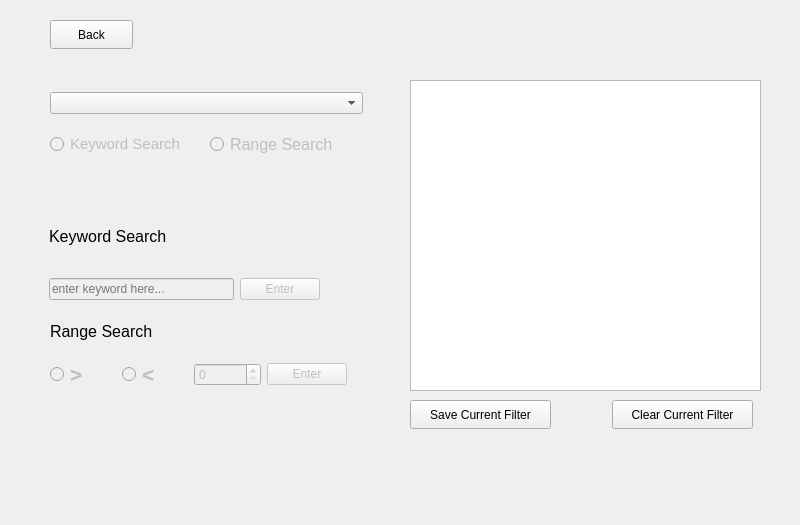
<?xml version="1.0" encoding="UTF-8"?>
<ui version="4.0">
 <class>MainWindow</class>
 <widget class="QMainWindow" name="MainWindow">
  <property name="geometry">
   <rect>
    <x>0</x>
    <y>0</y>
    <width>800</width>
    <height>525</height>
   </rect>
  </property>
  <property name="sizePolicy">
   <sizepolicy hsizetype="Fixed" vsizetype="Fixed">
    <horstretch>0</horstretch>
    <verstretch>0</verstretch>
   </sizepolicy>
  </property>
  <property name="windowTitle">
   <string>MainWindow</string>
  </property>
  <widget class="QWidget" name="centralwidget">
   <widget class="QStackedWidget" name="stackedWidget">
    <property name="geometry">
     <rect>
      <x>0</x>
      <y>0</y>
      <width>800</width>
      <height>525</height>
     </rect>
    </property>
    <property name="currentIndex">
     <number>2</number>
    </property>
    <widget class="QWidget" name="Home">
     <widget class="QWidget" name="horizontalLayoutWidget_2">
      <property name="geometry">
       <rect>
        <x>30</x>
        <y>90</y>
        <width>741</width>
        <height>341</height>
       </rect>
      </property>
      <layout class="QHBoxLayout" name="horizontalLayout_2">
       <item>
        <widget class="QPlainTextEdit" name="plainTextEdit"/>
       </item>
       <item>
        <widget class="QPlainTextEdit" name="plainTextEdit_2"/>
       </item>
      </layout>
     </widget>
     <widget class="QPushButton" name="pushButton_FilterHistory">
      <property name="geometry">
       <rect>
        <x>630</x>
        <y>32</y>
        <width>140</width>
        <height>24</height>
       </rect>
      </property>
      <property name="text">
       <string>Filter History</string>
      </property>
     </widget>
     <widget class="QPushButton" name="pushButton_SpeadsheetProperties">
      <property name="enabled">
       <bool>true</bool>
      </property>
      <property name="geometry">
       <rect>
        <x>31</x>
        <y>32</y>
        <width>140</width>
        <height>24</height>
       </rect>
      </property>
      <property name="sizePolicy">
       <sizepolicy hsizetype="Minimum" vsizetype="Fixed">
        <horstretch>0</horstretch>
        <verstretch>0</verstretch>
       </sizepolicy>
      </property>
      <property name="minimumSize">
       <size>
        <width>0</width>
        <height>0</height>
       </size>
      </property>
      <property name="text">
       <string>Speadsheet Properties</string>
      </property>
     </widget>
     <widget class="QPushButton" name="pushButton_CreateFilters">
      <property name="geometry">
       <rect>
        <x>331</x>
        <y>33</y>
        <width>140</width>
        <height>24</height>
       </rect>
      </property>
      <property name="text">
       <string>Create Filter</string>
      </property>
     </widget>
    </widget>
    <widget class="QWidget" name="SpreadsheetProperties">
     <widget class="QTableView" name="table_spreadsheet">
      <property name="geometry">
       <rect>
        <x>30</x>
        <y>70</y>
        <width>741</width>
        <height>401</height>
       </rect>
      </property>
     </widget>
     <widget class="QLabel" name="label_rowCount">
      <property name="geometry">
       <rect>
        <x>30</x>
        <y>30</y>
        <width>91</width>
        <height>20</height>
       </rect>
      </property>
      <property name="text">
       <string>Row Count: </string>
      </property>
     </widget>
     <widget class="QLabel" name="label_colCount">
      <property name="geometry">
       <rect>
        <x>140</x>
        <y>30</y>
        <width>91</width>
        <height>20</height>
       </rect>
      </property>
      <property name="text">
       <string>Col Count: </string>
      </property>
     </widget>
     <widget class="QPushButton" name="pushButton_BackToHome">
      <property name="geometry">
       <rect>
        <x>680</x>
        <y>20</y>
        <width>83</width>
        <height>29</height>
       </rect>
      </property>
      <property name="text">
       <string>Back</string>
      </property>
     </widget>
    </widget>
    <widget class="QWidget" name="CreateFilters">
     <widget class="QWidget" name="verticalLayoutWidget_2">
      <property name="geometry">
       <rect>
        <x>49</x>
        <y>200</y>
        <width>271</width>
        <height>100</height>
       </rect>
      </property>
      <layout class="QVBoxLayout" name="verticalLayout_11">
       <item>
        <widget class="QLabel" name="label_KeywordSearch">
         <property name="font">
          <font>
           <pointsize>12</pointsize>
           <bold>false</bold>
          </font>
         </property>
         <property name="text">
          <string>Keyword Search</string>
         </property>
         <property name="alignment">
          <set>Qt::AlignLeading|Qt::AlignLeft|Qt::AlignVCenter</set>
         </property>
        </widget>
       </item>
       <item>
        <layout class="QGridLayout" name="gridLayout">
         <item row="0" column="0">
          <widget class="QLineEdit" name="lineEdit_KeywordEntry">
           <property name="enabled">
            <bool>false</bool>
           </property>
           <property name="placeholderText">
            <string>enter keyword here...</string>
           </property>
          </widget>
         </item>
         <item row="0" column="1">
          <widget class="QPushButton" name="pushButton_EnterKeyword">
           <property name="enabled">
            <bool>false</bool>
           </property>
           <property name="text">
            <string>Enter</string>
           </property>
          </widget>
         </item>
        </layout>
       </item>
      </layout>
     </widget>
     <widget class="QWidget" name="verticalLayoutWidget_3">
      <property name="geometry">
       <rect>
        <x>50</x>
        <y>310</y>
        <width>297</width>
        <height>80</height>
       </rect>
      </property>
      <layout class="QVBoxLayout" name="verticalLayout_12">
       <item>
        <widget class="QLabel" name="label_RangeSearch">
         <property name="font">
          <font>
           <pointsize>12</pointsize>
           <bold>false</bold>
          </font>
         </property>
         <property name="text">
          <string>Range Search</string>
         </property>
         <property name="alignment">
          <set>Qt::AlignLeading|Qt::AlignLeft|Qt::AlignVCenter</set>
         </property>
        </widget>
       </item>
       <item>
        <layout class="QGridLayout" name="gridLayout_8">
         <item row="0" column="1">
          <widget class="QRadioButton" name="radioButton_GreaterThan">
           <property name="enabled">
            <bool>false</bool>
           </property>
           <property name="font">
            <font>
             <pointsize>16</pointsize>
             <bold>true</bold>
            </font>
           </property>
           <property name="text">
            <string>&gt;</string>
           </property>
          </widget>
         </item>
         <item row="0" column="2">
          <widget class="QRadioButton" name="radioButton_LessThan">
           <property name="enabled">
            <bool>false</bool>
           </property>
           <property name="font">
            <font>
             <pointsize>16</pointsize>
             <bold>true</bold>
            </font>
           </property>
           <property name="text">
            <string>&lt;</string>
           </property>
          </widget>
         </item>
         <item row="0" column="3">
          <widget class="QSpinBox" name="spinBox_RangeValue">
           <property name="enabled">
            <bool>false</bool>
           </property>
           <property name="maximum">
            <number>10000000</number>
           </property>
          </widget>
         </item>
         <item row="0" column="4">
          <widget class="QPushButton" name="pushButton_EnterRange">
           <property name="enabled">
            <bool>false</bool>
           </property>
           <property name="text">
            <string>Enter</string>
           </property>
          </widget>
         </item>
        </layout>
       </item>
      </layout>
     </widget>
     <widget class="QWidget" name="verticalLayoutWidget">
      <property name="geometry">
       <rect>
        <x>50</x>
        <y>80</y>
        <width>313</width>
        <height>91</height>
       </rect>
      </property>
      <layout class="QVBoxLayout" name="verticalLayout">
       <item>
        <widget class="QComboBox" name="combo_ColumnHeader">
         <property name="currentText">
          <string/>
         </property>
         <property name="placeholderText">
          <string>select column header...</string>
         </property>
        </widget>
       </item>
       <item>
        <layout class="QGridLayout" name="gridLayout_9">
         <item row="0" column="0">
          <widget class="QRadioButton" name="radioButton_KeywordSearch">
           <property name="enabled">
            <bool>false</bool>
           </property>
           <property name="font">
            <font>
             <pointsize>11</pointsize>
            </font>
           </property>
           <property name="text">
            <string>Keyword Search</string>
           </property>
          </widget>
         </item>
         <item row="0" column="1">
          <widget class="QRadioButton" name="radioButton_RangeSearch">
           <property name="enabled">
            <bool>false</bool>
           </property>
           <property name="font">
            <font>
             <pointsize>12</pointsize>
            </font>
           </property>
           <property name="text">
            <string>Range Search</string>
           </property>
          </widget>
         </item>
        </layout>
       </item>
      </layout>
     </widget>
     <widget class="QTextEdit" name="textEdit_FilterPreview">
      <property name="geometry">
       <rect>
        <x>410</x>
        <y>80</y>
        <width>351</width>
        <height>311</height>
       </rect>
      </property>
      <property name="font">
       <font>
        <pointsize>10</pointsize>
       </font>
      </property>
     </widget>
     <widget class="QPushButton" name="pushButton_BackFromCreateFilters">
      <property name="geometry">
       <rect>
        <x>50</x>
        <y>20</y>
        <width>83</width>
        <height>29</height>
       </rect>
      </property>
      <property name="text">
       <string>Back</string>
      </property>
     </widget>
     <widget class="QPushButton" name="pushButton_ClearFilter">
      <property name="geometry">
       <rect>
        <x>612</x>
        <y>400</y>
        <width>141</width>
        <height>29</height>
       </rect>
      </property>
      <property name="text">
       <string>Clear Current Filter</string>
      </property>
     </widget>
     <widget class="QPushButton" name="pushButton_SaveFilter">
      <property name="geometry">
       <rect>
        <x>410</x>
        <y>400</y>
        <width>141</width>
        <height>29</height>
       </rect>
      </property>
      <property name="text">
       <string>Save Current Filter</string>
      </property>
     </widget>
    </widget>
   </widget>
  </widget>
 </widget>
 <resources/>
 <connections/>
</ui>
